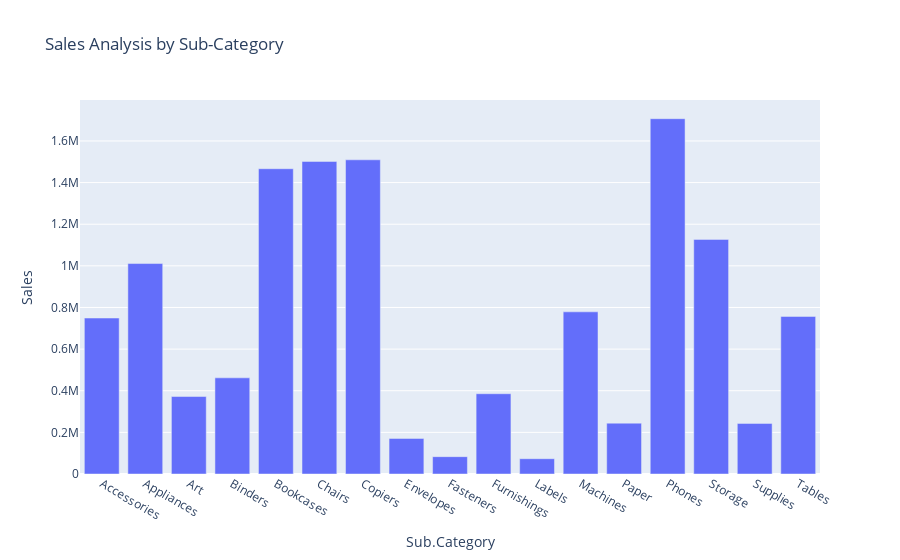

The code cell stored with this chart in its notebook:
### Markdown cell above
3. SALES BY SUB CATEGORY

### Code cell
sales_by_subcategory = df.groupby('Sub.Category')['Sales'].sum().reset_index()
fig = px.bar(sales_by_subcategory,
x='Sub.Category',
y='Sales',
title='Sales Analysis by Sub-Category')
fig.show()

### Figure 1 — Plotly figure (JSON) as saved in the notebook; plotly's stock layout.template omitted (floating-point values rounded to 4 significant figures)
{"data": [{"alignmentgroup": "True", "hovertemplate": "Sub.Category=%{x}<br>Sales=%{y}<extra></extra>", "legendgroup": "", "marker": {"color": "#636efa", "pattern": {"shape": ""}}, "name": "", "offsetgroup": "", "orientation": "v", "showlegend": false, "textposition": "auto", "type": "bar", "x": ["Accessories", "Appliances", "Art", "Binders", "Bookcases", "Chairs", "Copiers", "Envelopes", "Fasteners", "Furnishings", "Labels", "Machines", "Paper", "Phones", "Storage", "Supplies", "Tables"], "xaxis": "x", "y": [749307, 1011081, 372163, 461952, 1466559, 1501682, 1509439, 170926, 83254, 385609, 73433, 779071, 244307, 1706874, 1127124, 243090, 757034], "yaxis": "y"}], "layout": {"barmode": "relative", "legend": {"tracegroupgap": 0}, "title": {"text": "Sales Analysis by Sub-Category"}, "xaxis": {"anchor": "y", "domain": [0, 1], "title": {"text": "Sub.Category"}}, "yaxis": {"anchor": "x", "domain": [0, 1], "title": {"text": "Sales"}}}}
